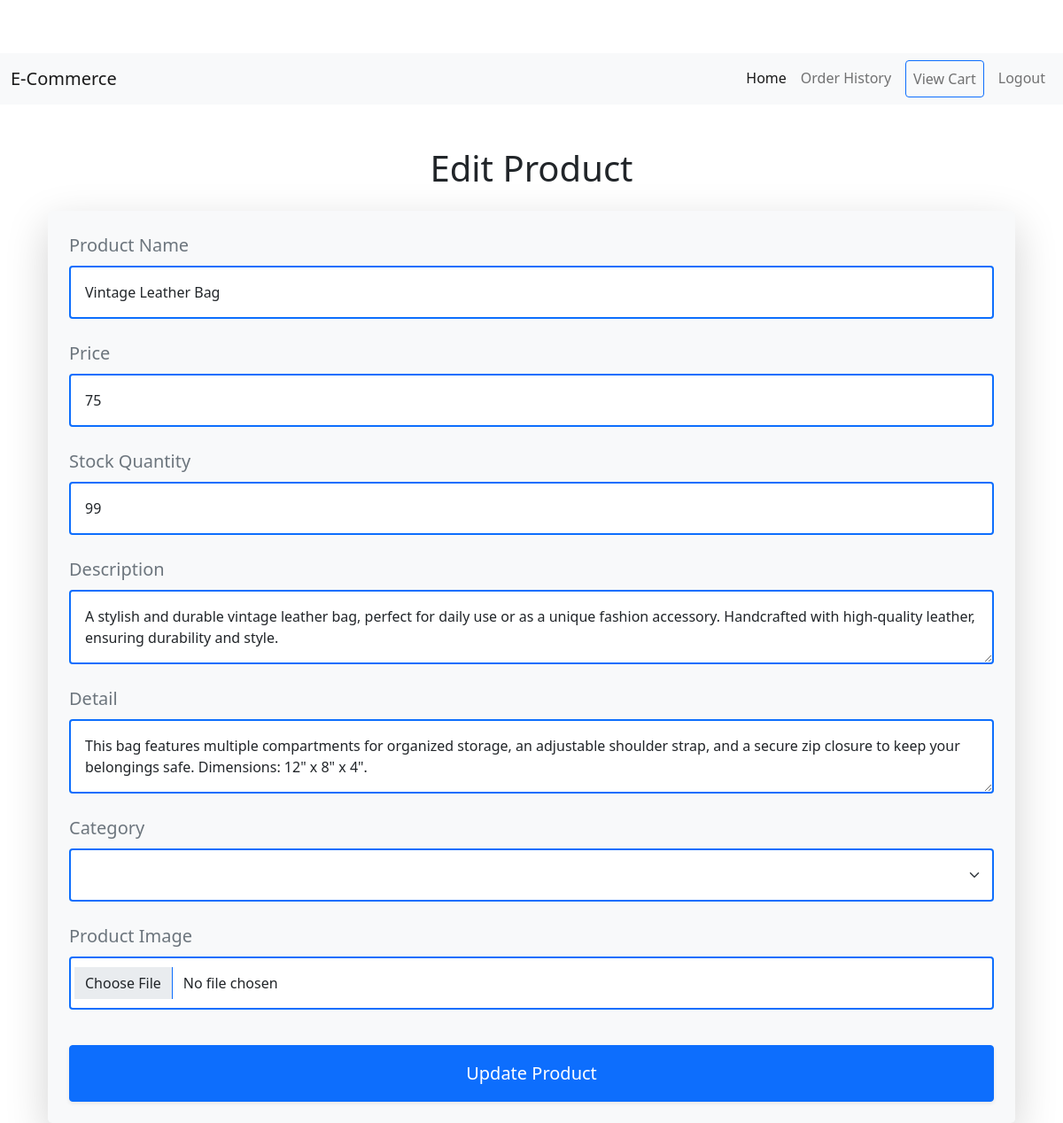
/admin/product/edit/1 (signed in), run on the app's committed database.
### model.py (models this page shows)
class Product(db.Model):
    __tablename__ = 'products'
    id: Mapped[int] = mapped_column(Integer, primary_key=True)
    name: Mapped[str] = mapped_column(String(250), unique=True, nullable=False)
    stocks: Mapped[int] = mapped_column(Integer, nullable=False)
    description: Mapped[str] = mapped_column(String(300), nullable=False)
    detail: Mapped[str] = mapped_column(String(250), nullable=False)
    category_id: Mapped[int] = mapped_column(Integer, db.ForeignKey('categories.id'))
    price: Mapped[int] = mapped_column(Integer, nullable=False)
    image_url: Mapped[str] = mapped_column(String(250), nullable=True)
    category = relationship('Category', back_populates='products')
    order_items = relationship('OrderItem', back_populates='product')
    cart_items = relationship('CartItem', back_populates='product')

### main.py (the view, shortened to what this page needs)
@app.route('/admin/product/edit/<int:product_id>', methods=['GET', 'POST'])
@admin_only
def edit_product(product_id):
    product = Product.query.get_or_404(product_id)
    form = ProductForm(obj=product)
    return render_template('edit_product.html', form=form, product=product)

### forms.py
class ProductForm(FlaskForm):
    name = StringField('Product Name', validators=[DataRequired()])
    stocks = IntegerField('Stock Quantity', validators=[DataRequired()])
    description = TextAreaField('Description', validators=[DataRequired()])
    detail = TextAreaField('Detail', validators=[DataRequired()])
    category_id = SelectField("Category", coerce=int, validators=[Optional()])
    new_category = StringField("New Category", validators=[Optional(), Length(max=100)])
    price = IntegerField('Price', validators=[DataRequired()])
    image = FileField('Product Image')
    submit = SubmitField('Submit')

### main.py (called while the page is built)
@login_manager.user_loader
def load_user(user_id):
    return db.get_or_404(User, user_id)

def admin_only(f):
    @wraps(f)
    def decorated_function(*args, **kwargs):
        if current_user.id != 1:
            return abort(403)
        return f(*args, **kwargs)
    return decorated_function

### templates/edit_product.html (shortened to what this page needs)
{% extends "base.html" %}
{% block content %}
<div class="container mt-5">
    <h1 class="text-center mb-4">Edit Product</h1>
    <form method="POST" enctype="multipart/form-data" class="p-4 rounded-3 shadow-lg bg-light">
        <div class="form-group mb-4">
            <label for="name" class="form-label fs-5 fw-semibold text-muted">{{ form.name.label }}</label>
            {{ form.name(class="form-control border-2 border-primary shadow-none p-3") }}
        </div>
        <div class="form-group mb-4">
            <label for="price" class="form-label fs-5 fw-semibold text-muted">{{ form.price.label }}</label>
            {{ form.price(class="form-control border-2 border-primary shadow-none p-3") }}
        </div>
        <div class="form-group mb-4">
            <label for="stocks" class="form-label fs-5 fw-semibold text-muted">{{ form.stocks.label }}</label>
            {{ form.stocks(class="form-control border-2 border-primary shadow-none p-3") }}
        </div>
        <div class="form-group mb-4">
            <label for="description" class="form-label fs-5 fw-semibold text-muted">{{ form.description.label }}</label>
            {{ form.description(class="form-control border-2 border-primary shadow-none p-3") }}
        </div>
        <div class="form-group mb-4">
            <label for="detail" class="form-label fs-5 fw-semibold text-muted">{{ form.detail.label }}</label>
            {{ form.detail(class="form-control border-2 border-primary shadow-none p-3") }}
        </div>
        <div class="form-group mb-4">
            <label for="category_id" class="form-label fs-5 fw-semibold text-muted">{{ form.category_id.label }}</label>
            {{ form.category_id(class="form-select border-2 border-primary shadow-none p-3") }}
        </div>
        <div class="form-group mb-4">
            <label for="image" class="form-label fs-5 fw-semibold text-muted">{{ form.image.label }}</label>
            {{ form.image(class="form-control border-2 border-primary shadow-none p-3") }}
        </div>
        <button type="submit" class="btn btn-primary w-100 py-3 fs-5 fw-semibold mt-3 shadow-sm hover-shadow-lg">Update Product</button>
    </form>
</div>
{% endblock %}

### static/css/style.css (style rules this page uses)
body { padding-top: 60px; }
.container { margin-top: 80px; }

### data on the page
Product: name "Vintage Leather Bag", price "75", stocks "99", description "A stylish and durable vintage leather bag, perfect for daily use or as a unique fashion accessory. Handcrafted with high-quality leather, ensuring durability and style.", detail "This bag features multiple compartments for organized storage, an adjustable shoulder strap, and a secure zip closure to keep your belongings safe. Dimensions: 12\" x 8\" x 4\"."
